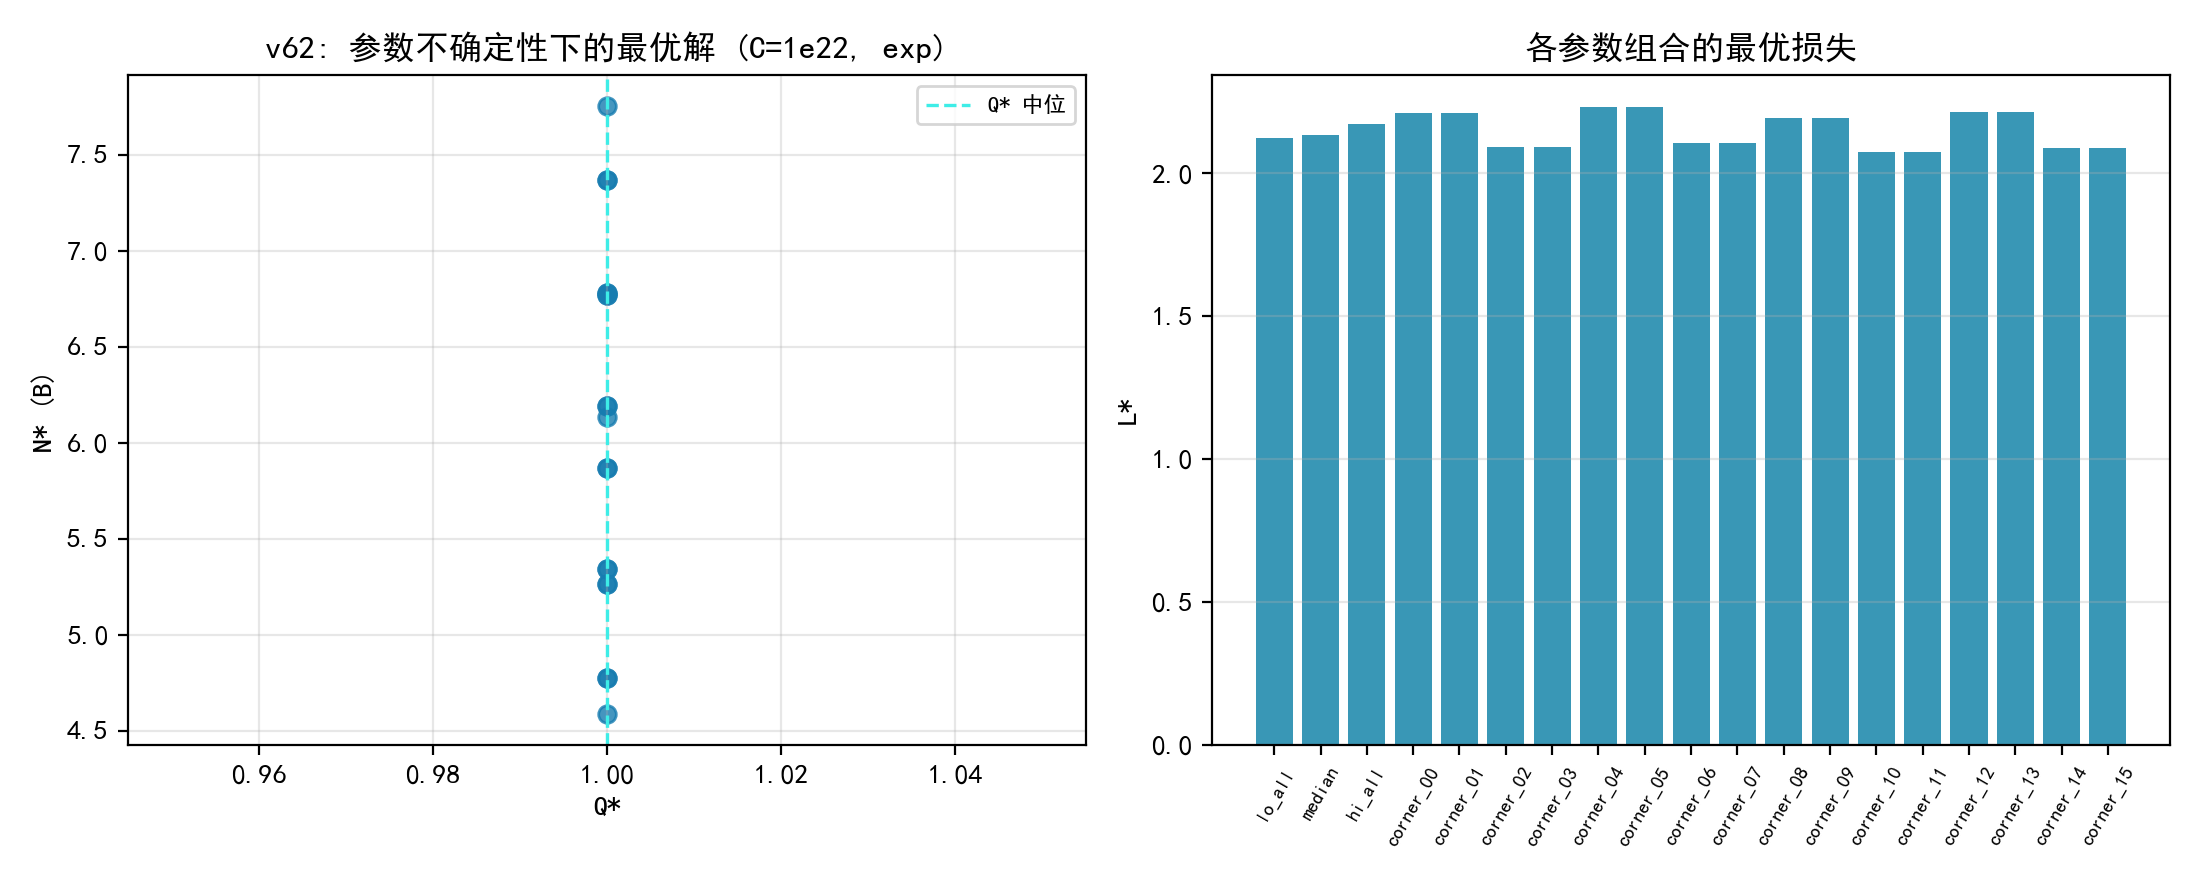

Write the Python code that produced this figure.
# -*- coding: utf-8 -*-
"""
v62 实验: 参数不确定性下的最优解稳健性
用 v33 bootstrap CI 的端点, 在 C_budget=1e22 (exp 成本形式) 重解联合优化:
1) 关键参数 a/C/g/h 取 2.5%/中位/97.5% 的组合 (8 角点 + 中位);
2) 最优 (N*,D*,Q*,L*) 的散布 -> 最优解带;
3) 结论: 最优解对参数不确定性的敏感方向 (Q* 是否稳定, N* 带宽).
输出: experiments/v62_p3_param_robust.csv/.json/.png
"""
import os, sys, json
import numpy as np
from scipy.optimize import minimize
sys.path.insert(0, os.path.join(os.path.dirname(__file__), "..", "code"))
from common import BASE

EX = os.path.join(os.path.dirname(__file__))
os.makedirs(EX, exist_ok=True)

import matplotlib
matplotlib.use("Agg")
import matplotlib.pyplot as plt
import matplotlib.font_manager as fm
for _f in ("SimHei.ttf", "simsun.ttf"):
    _p = os.path.join(BASE, _f)
    if os.path.exists(_p):
        fm.fontManager.addfont(_p)
plt.rcParams["font.sans-serif"] = ["SimHei"]
plt.rcParams["axes.unicode_minus"] = False
plt.rcParams["axes.prop_cycle"] = "cycler(color=['#177cb0', '#1685a9', '#3eede7', '#70f3ff', '#44cef6', '#88ada6'])"
import plotstyle

ETA = 2e-4
Q0 = 0.4
LCTX = 1000


def g_cost(Q, form="exp"):
    if form == "exp":
        return 1e7 * np.exp(6.0 * Q)
    if form == "power":
        return 5e9 * Q ** 4
    return 2e9 * np.log1p(10.0 * Q)


def loss_explicit(N, D, Q, p):
    E, A, a, B, b, C, g, h = p
    return E + A * N ** (-a) + B * D ** (-b) + C * (1 - Q) ** g * N ** (-h)


def total_cost(N, D, Q, form):
    return (6e18 * N * D
            + D * 1e9 * max(g_cost(Q, form) - g_cost(Q0, form), 0.0)
            + ETA * (N * 1e9) * (D * 1e9) * LCTX)


def solve(p, Cb, form="exp", n_starts=12, seed=7):
    rng = np.random.default_rng(seed)

    def obj(z):
        lnN, lnD, q = z
        return loss_explicit(np.exp(lnN), np.exp(lnD), q, p)

    def cons(z):
        lnN, lnD, q = z
        return Cb - total_cost(np.exp(lnN), np.exp(lnD), q, form)

    bounds = [(np.log(0.005), np.log(1e5)), (np.log(0.2), np.log(1e5)), (Q0, 1.0)]
    best = None
    for i in range(n_starts):
        z0 = np.array([rng.uniform(np.log(0.05), np.log(5000)),
                       rng.uniform(np.log(1), np.log(5000)),
                       rng.uniform(Q0, 0.98)])
        r = minimize(obj, z0, method="SLSQP", bounds=bounds,
                     constraints={"type": "ineq", "fun": cons},
                     options={"maxiter": 400, "ftol": 1e-12})
        if not r.success:
            continue
        N, D, Q = float(np.exp(r.x[0])), float(np.exp(r.x[1])), float(r.x[2])
        L = float(obj(r.x))
        if best is None or L < best[0]:
            best = (L, N, D, Q)
    return best


def main():
    ci = {r["param"]: (r["ci_lo"], r["boot_median"], r["ci_hi"])
          for r in json.load(open(os.path.join(EX, "v33_p2_boot_ci.json"), encoding="utf-8"))["rows"]}
    names = ["E", "A", "a", "B", "b", "C", "g", "h"]
    med = np.array([ci[k][1] for k in names])
    lo = np.array([ci[k][0] for k in names])
    hi = np.array([ci[k][2] for k in names])
    # 角点: 只扰动质量通道 4 参数 (a,C,g,h), 其余用中位
    keys = [0, 1, 3, 4]  # E,A,B,b 索引
    mid = med.copy()
    corners = []
    from itertools import product
    for bits in product([0, 1], repeat=4):
        p = med.copy()
        for j, b in enumerate(bits):
            idx = 2 + j  # a,C,g,h
            p[idx] = hi[idx] if b else lo[idx]
        corners.append(p)
    cases = [("lo_all", lo), ("median", med), ("hi_all", hi)] + \
            [(f"corner_{i:02d}", c) for i, c in enumerate(corners)]
    Cb = 1e22
    rows = []
    for name, p in cases:
        sol = solve(p, Cb)
        L, N, D, Q = sol
        rows.append({"case": name, "L": L, "N": N, "D": D, "Q": Q})
        print(f"{name:10s} Q*={Q:.3f} N*={N:.3f}B D*={D:.0f}B L*={L:.3f}")
    rdf = None
    import pandas as pd
    rdf = pd.DataFrame(rows)
    rdf.to_csv(os.path.join(EX, "v62_p3_param_robust.csv"), index=False, encoding="utf-8-sig")
    qs = rdf["Q"].to_numpy(); ns = rdf["N"].to_numpy(); ls = rdf["L"].to_numpy()
    print(f"\nQ* 带宽 [{(qs.min()*100):.1f}, {(qs.max()*100):.1f}] (中位 {np.median(qs)*100:.1f}) | "
          f"N* 带宽 [{ns.min():.1f}, {ns.max():.1f}]B | L* 带宽 [{ls.min():.3f}, {ls.max():.3f}]")

    fig, axes = plt.subplots(1, 2, figsize=(11, 4.4))
    axes[0].scatter(qs, ns, s=40, color="#177cb0", alpha=0.8)
    axes[0].axvline(np.median(qs), color="#3eede7", lw=1.2, ls="--", label="Q* 中位")
    axes[0].set_xlabel("Q*"); axes[0].set_ylabel("N* (B)")
    axes[0].set_title("v62: 参数不确定性下的最优解 (C=1e22, exp)")
    axes[0].legend(fontsize=8); axes[0].grid(alpha=0.3)
    axes[1].bar(range(len(rdf)), ls, color="#1685a9", alpha=0.85)
    axes[1].set_xticks(range(len(rdf))); axes[1].set_xticklabels(rdf["case"], rotation=60, fontsize=7)
    axes[1].set_ylabel("L*"); axes[1].set_title("各参数组合的最优损失")
    axes[1].grid(alpha=0.3, axis="y")
    fig.tight_layout(); fig.savefig(os.path.join(EX, "v62_p3_param_robust.png"), dpi=200)
    plt.close(fig)

    with open(os.path.join(EX, "v62_p3_param_robust.json"), "w", encoding="utf-8") as f:
        json.dump({"C": Cb, "rows": rows}, f, ensure_ascii=False, indent=2)
    print("\ndone v62")


if __name__ == "__main__":
    main()
